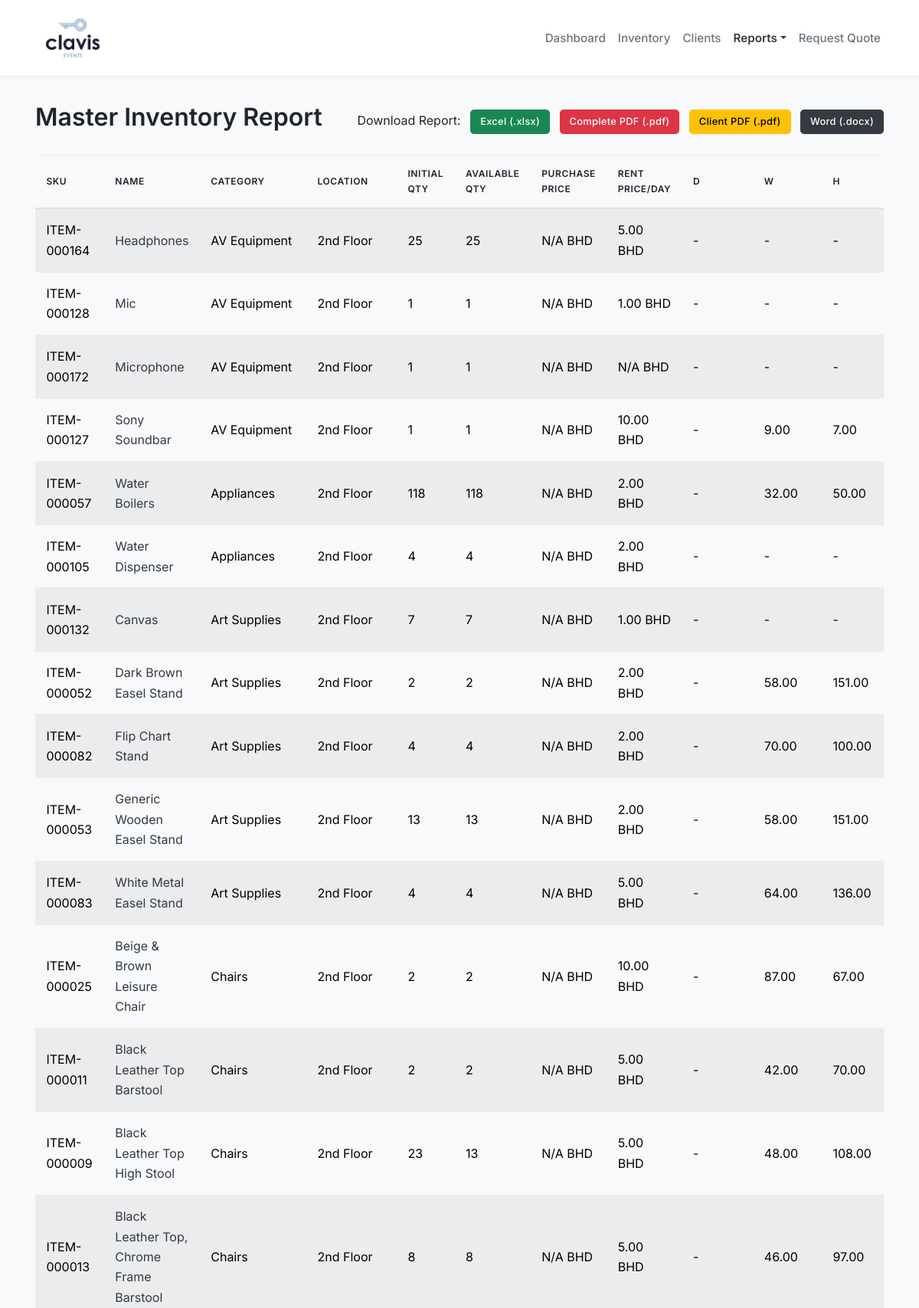
/inventory/reports/master-inventory/ (upper part), run on the app's committed database.
### inventory/models.py (models this page shows, shortened)
class Item(models.Model):
    class DimensionUnit(models.TextChoices):
        CM = 'CM', _('Centimeters')
        IN = 'IN', _('Inches')
        MM = 'MM', _('Millimeters')
        M = 'M', _('Meters')
        DM = 'DM', _('Diameters')
    class ItemSourceType(models.TextChoices):
        OWNED = 'OWNED', _('Owned by Company')
        CLIENT_SUPPLIED = 'CLIENT_SUPPLIED', _('Supplied by Client for Event')
    item_source = models.CharField(
        max_length=20,
        choices=ItemSourceType.choices,
        default=ItemSourceType.OWNED,
        help_text="Indicates the source or ownership of the item."
    )
    name = models.CharField(
        max_length=200,
        help_text="Clear, descriptive name (e.g., 'White Folding Chair', '6ft Rectangular Table')."
    )
    description = models.TextField(
        blank=True,
        null=True,
        help_text="More detailed notes about the item."
    )
    sku = models.CharField(
        max_length=50,
        unique=True,
        blank=True,
        editable=False,
        help_text="System-generated unique Stock Keeping Unit."
    )
    category = models.ForeignKey(
        Category,
        on_delete=models.SET_NULL,
        null=True,
        blank=True,
        related_name='items',
        help_text="Category this item belongs to."
    )
    storage_location = models.CharField(
        max_length=200,
        blank=True,
        help_text="Physical storage location (e.g., Warehouse A, Shelf B-3)."
    )
    initial_quantity = models.PositiveIntegerField(
        default=0,
        help_text="Total number of this specific item owned or received from client." # Updated help_text
    )
    depth = models.DecimalField(max_digits=10, decimal_places=2, null=True, blank=True, help_text="Depth dimension (optional).")
    width = models.DecimalField(max_digits=10, decimal_places=2, null=True, blank=True, help_text="Width dimension (optional).")
    height = models.DecimalField(max_digits=10, decimal_places=2, null=True, blank=True, help_text="Height dimension (optional).")
    dimension_unit = models.CharField(
        max_length=5,
        choices=DimensionUnit.choices,
        default=DimensionUnit.CM,
        help_text="Units for the dimensions provided (Depth x Width x Height)."
    )
    image1 = models.ImageField( upload_to='item_images/', help_text="Primary image of the item." ) # Consider making optional if client items might not have images
    image2 = models.ImageField( upload_to='item_images/', blank=True, null=True, help_text="Optional second image of the item." )
    purchase_price = models.DecimalField(
        max_digits=10, decimal_places=2, null=True, blank=True,
        help_text="Cost of acquiring a single unit of this item (for valuation, N/A for client-supplied)."
    )
    rent_price_per_day = models.DecimalField(
        max_digits=10, decimal_places=2,
        help_text="Daily rental charge for a single unit of this item (N/A for client-supplied)."
    ) # Consider null=True, blank=True if client-supplied items have no rent price
    supplier = models.ForeignKey(
        'suppliers.Supplier',
        on_delete=models.SET_NULL, null=True, blank=True,
        related_name='supplied_items',
        help_text="Supplier this item was purchased from (optional, N/A for client-supplied)."
    )
    created_at = models.DateTimeField(auto_now_add=True)
    updated_at = models.DateTimeField(auto_now=True)
    def get_assigned_quantity_on_date(self, target_date):
        from bookings.models import EventItem, RentalItem
        if Event is None or Rental is None:
            return 0
        try:
            start_of_day = timezone.make_aware(datetime.datetime.combine(target_date, datetime.time.min))
            end_of_day = timezone.make_aware(datetime.datetime.combine(target_date, datetime.time.max))
        except Exception as e:
            print(f"Error creating aware datetimes in get_assigned_quantity_on_date: {e}")
            return 0
        active_event_statuses = [Event.StatusChoices.PLANNED, Event.StatusChoices.ACTIVE]
        assigned_event_qty = EventItem.objects.filter(
            item=self,
            booking__start_date__lte=end_of_day,
            booking__end_date__gte=start_of_day,
            booking__status__in=active_event_statuses
        ).aggregate(total=Sum('quantity'))['total'] or 0
        rentals_overlapping_today_statuses = [Rental.StatusChoices.BOOKED, Rental.StatusChoices.OUT]
        rental_overlap_query = Q(
            booking__start_date__lte=end_of_day,
            booking__end_date__gte=start_of_day,
            booking__status__in=rentals_overlapping_today_statuses
        )
        rentals_physically_out_overdue_statuses = [Rental.StatusChoices.OUT, Rental.StatusChoices.OVERDUE]
        rental_past_due_and_out_query = Q(
            booking__end_date__lt=start_of_day,
            booking__status__in=rentals_physically_out_overdue_statuses
        )
        assigned_rental_qty = RentalItem.objects.filter(
            Q(item=self) & (rental_overlap_query | rental_past_due_and_out_query)
        ).distinct().aggregate(total=Sum('quantity'))['total'] or 0
        total_assigned = assigned_event_qty + assigned_rental_qty
        return total_assigned
    @property
    def currently_assigned(self):
        today = timezone.now().date()
        return self.get_assigned_quantity_on_date(today)
    @property
    def available_quantity(self):
        assigned_now = self.currently_assigned
        return max(0, self.initial_quantity - assigned_now)
    class Meta:
        ordering = ['category', 'name']

class Category(models.Model):
    name = models.CharField(
        max_length=100,
        unique=True,
        help_text="Name of the category (e.g., Furniture, Linens, AV Equipment)."
    )
    parent = models.ForeignKey(
        'self',
        on_delete=models.CASCADE,
        null=True,
        blank=True,
        related_name='subcategories',
        help_text="Optional parent category for creating hierarchies."
    )
    class Meta:
        verbose_name_plural = "Categories"
        ordering = ['name']

### inventory/views.py (the view)
# urls.py: path('reports/master-inventory/', views.master_inventory_report, name='report_master_inventory'),
def master_inventory_report(request):
    format_param = request.GET.get('format')
    pdf_type = request.GET.get('type')  # 'client' or 'complete'
    items = Item.objects.all().select_related('category', 'supplier').order_by('category', 'name')
    if format_param == 'xlsx': return generate_master_inventory_excel(items)
    elif format_param == 'pdf':
        client_view = (pdf_type == 'client')
        return generate_master_inventory_pdf(items, client_view=client_view)
    elif format_param == 'docx': return generate_master_inventory_docx(items)
    else:
        context = { 'items': items, 'page_title': 'Master Inventory Report', }
        return render(request, 'inventory/master_inventory_report.html', context)

### inventory/templates/inventory/master_inventory_report.html (shortened to what this page needs)
{% extends 'base.html' %}
{% load static %}
{% block content %}
<div class="d-flex justify-content-between align-items-center mb-3">
    <h1>{{ page_title }}</h1>
     <div class="report-actions">
        <span class="me-2">Download Report:</span>
        <a href="?format=xlsx" class="btn btn-success btn-sm">Excel (.xlsx)</a>
        <a href="?format=pdf&type=complete" class="btn btn-danger btn-sm ms-2">Complete PDF (.pdf)</a>
        <a href="?format=pdf&type=client" class="btn btn-warning btn-sm ms-2">Client PDF (.pdf)</a>
        <a href="?format=docx" class="btn btn-primary btn-sm ms-2">Word (.docx)</a>
    </div>
</div>
{% if items %}
    <div class="table-responsive">
        <table class="table table-striped table-hover table-sm align-middle">
            <thead class="table-light">
                <tr>
                    <th>SKU</th>
                    <th>Name</th>
                    <th>Category</th>
                    <th>Location</th>
                    <th>Initial Qty</th>
                    <th>Available Qty</th>
                    <th>Purchase Price</th>
                    <th>Rent Price/Day</th>
                    <th>D</th>
                    <th>W</th>
                    <th>H</th>
                </tr>
            </thead>
            <tbody>
                {% for item in items %}
                <tr>
                    <td>{{ item.sku|default:"-" }}</td>
                    <td>
                        <a href="{% url 'inventory:item_detail' item_id=item.id %}">{{ item.name }}</a>
                    </td>
                    <td>{{ item.category.name|default:"-" }}</td>
                    <td>{{ item.storage_location|default:"-" }}</td>
                    <td>{{ item.initial_quantity }}</td>
                    <td>{{ item.available_quantity }}</td>
                    <td>{{ item.purchase_price|default:"N/A" }} BHD</td>
                    <td>{{ item.rent_price_per_day|default:"N/A" }} BHD</td>
                    <td>{{ item.depth|default:"-" }}</td>
                    <td>{{ item.width|default:"-" }}</td>
                    <td>{{ item.height|default:"-" }}</td>
                </tr>
                {% endfor %}
            </tbody>
        </table>
    </div>
{% else %}
     <div class="alert alert-info">No inventory items found.</div>
{% endif %}
{% endblock %}

### static/css/style.css (style rules this page uses)
:root { --clavis-font-sans-serif: 'Inter', -apple-system, BlinkMacSystemFont, "Segoe UI", Roboto, "Helvetica Neue", Arial, sans-serif, "Apple Color Emoji", "Segoe UI Emoji", "Segoe UI Symbol"; --clavis-text-primary: #212529; --clavis-text-secondary: #6c757d; --clavis-text-muted: #868e96; --clavis-bg-page: #f8f9fa; --clavis-bg-content: #ffffff; --clavis-border-color: #dee2e6; --clavis-border-subtle: #e9ecef; --clavis-primary-accent: #343a40; --clavis-primary-accent-hover: #212529; --clavis-link-color: var(--clavis-primary-accent); --clavis-link-hover-color: var(--clavis-primary-accent-hover); --clavis-success: #198754; --clavis-danger: #dc3545; --clavis-warning: #ffc107; --clavis-info: #0dcaf0; --bs-body-font-family: var(--clavis-font-sans-serif); --bs-body-color: var(--clavis-text-primary); --bs-body-bg: var(--clavis-bg-page); --bs-link-decoration: none; --bs-border-radius: 0.3rem; --bs-card-border-color: var(--clavis-border-subtle); --bs-card-cap-bg: transparent; --bs-card-box-shadow: 0 2px 8px rgba(0,0,0,0.05); }
body { font-family: var(--bs-body-font-family); font-weight: 400; line-height: 1.65; background-color: var(--bs-body-bg); color: var(--bs-body-color); -webkit-font-smoothing: antialiased; -moz-osx-font-smoothing: grayscale; }
h1, h2, h3, h4, h5, h6, .h1, .h2, .h3, .h4, .h5, .h6 { font-weight: 500; color: var(--clavis-text-primary); margin-top: 0; margin-bottom: 0.75rem; line-height: 1.3; }
h1, .h1 { font-size: 2.0rem; font-weight: 600; }
a { color: var(--clavis-link-color); text-decoration: var(--bs-link-decoration); }
.table { border-top: none; border-bottom: 1px solid var(--clavis-border-subtle); margin-bottom: 1.5rem; }
.table th, .table td { padding: 0.9rem; vertical-align: middle; border-top: 1px solid var(--clavis-border-subtle); border-left: none; border-right: none; }
.table thead th { font-weight: 600; background-color: transparent; border-bottom-width: 2px; border-bottom-color: var(--clavis-border-color); color: var(--clavis-text-primary); text-transform: uppercase; font-size: 0.75rem; letter-spacing: 0.05em; }
.table-striped tbody tr:nth-of-type(odd) { background-color: transparent; }
.btn { border-radius: var(--bs-border-radius); padding: 0.55rem 1.1rem; font-weight: 500; letter-spacing: 0.025em; transition: all 0.15s ease-in-out; box-shadow: 0 1px 2px rgba(0,0,0,0.05); }
.btn-primary { background-color: var(--clavis-primary-accent); border-color: var(--clavis-primary-accent); }
.btn-sm { padding: 0.35rem 0.75rem; font-size: 0.8rem; }

### data on the page
Item: sku "ITEM-000164", name "Headphones", category.name "AV Equipment", storage_location "2nd Floor", initial_quantity "25", available_quantity "25", purchase_price "N/A", rent_price_per_day "5.00", depth "-", width "-", height "-"
Item: sku "ITEM-000128", name "Mic", category.name "AV Equipment", storage_location "2nd Floor", initial_quantity "1", available_quantity "1", purchase_price "N/A", rent_price_per_day "1.00", depth "-", width "-", height "-"
Item: sku "ITEM-000172", name "Microphone", category.name "AV Equipment", storage_location "2nd Floor", initial_quantity "1", available_quantity "1", purchase_price "N/A", rent_price_per_day "N/A", depth "-", width "-", height "-"
Item: sku "ITEM-000127", name "Sony Soundbar", category.name "AV Equipment", storage_location "2nd Floor", initial_quantity "1", available_quantity "1", purchase_price "N/A", rent_price_per_day "10.00", depth "-", width "9.00", height "7.00"
Item: sku "ITEM-000057", name "Water Boilers", category.name "Appliances", storage_location "2nd Floor", initial_quantity "118", available_quantity "118", purchase_price "N/A", rent_price_per_day "2.00", depth "-", width "32.00", height "50.00"
Item: sku "ITEM-000105", name "Water Dispenser", category.name "Appliances", storage_location "2nd Floor", initial_quantity "4", available_quantity "4", purchase_price "N/A", rent_price_per_day "2.00", depth "-", width "-", height "-"
Item: sku "ITEM-000132", name "Canvas", category.name "Art Supplies", storage_location "2nd Floor", initial_quantity "7", available_quantity "7", purchase_price "N/A", rent_price_per_day "1.00", depth "-", width "-", height "-"
Item: sku "ITEM-000052", name "Dark Brown Easel Stand", category.name "Art Supplies", storage_location "2nd Floor", initial_quantity "2", available_quantity "2", purchase_price "N/A", rent_price_per_day "2.00", depth "-", width "58.00", height "151.00"
Item: sku "ITEM-000082", name "Flip Chart Stand", category.name "Art Supplies", storage_location "2nd Floor", initial_quantity "4", available_quantity "4", purchase_price "N/A", rent_price_per_day "2.00", depth "-", width "70.00", height "100.00"
Item: sku "ITEM-000053", name "Generic Wooden Easel Stand", category.name "Art Supplies", storage_location "2nd Floor", initial_quantity "13", available_quantity "13", purchase_price "N/A", rent_price_per_day "2.00", depth "-", width "58.00", height "151.00"
Item: sku "ITEM-000083", name "White Metal Easel Stand", category.name "Art Supplies", storage_location "2nd Floor", initial_quantity "4", available_quantity "4", purchase_price "N/A", rent_price_per_day "5.00", depth "-", width "64.00", height "136.00"
Item: sku "ITEM-000025", name "Beige & Brown Leisure Chair", category.name "Chairs", storage_location "2nd Floor", initial_quantity "2", available_quantity "2", purchase_price "N/A", rent_price_per_day "10.00", depth "-", width "87.00", height "67.00"
Item: sku "ITEM-000011", name "Black Leather Top Barstool", category.name "Chairs", storage_location "2nd Floor", initial_quantity "2", available_quantity "2", purchase_price "N/A", rent_price_per_day "5.00", depth "-", width "42.00", height "70.00"
Item: sku "ITEM-000009", name "Black Leather Top High Stool", category.name "Chairs", storage_location "2nd Floor", initial_quantity "23", available_quantity "13", purchase_price "N/A", rent_price_per_day "5.00", depth "-", width "48.00", height "108.00"
Item: sku "ITEM-000013", name "Black Leather Top, Chrome Frame Barstool", category.name "Chairs", storage_location "2nd Floor", initial_quantity "8", available_quantity "8", purchase_price "N/A", rent_price_per_day "5.00", depth "-", width "46.00", height "97.00"

### other printed values
{{ page_title }} "Master Inventory Report"
